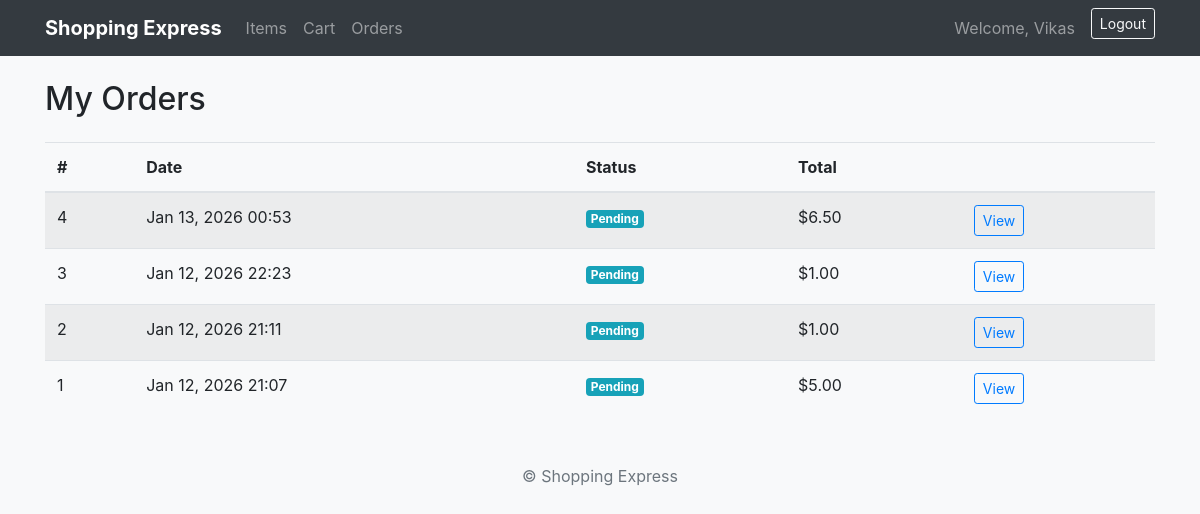
Before: /order/ (signed in) with the older database file.
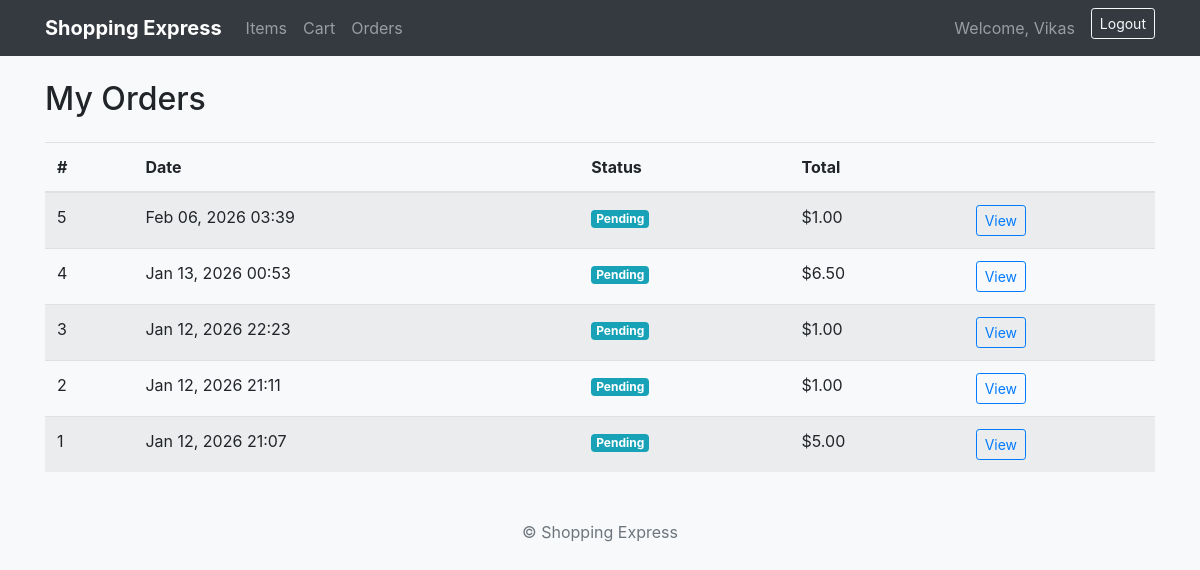
After: the same page with the newer database file.
### orders/models.py (models this page shows, shortened)
class Order(models.Model):
    user = models.ForeignKey(User, on_delete=models.CASCADE)
    created_at = models.DateTimeField(auto_now_add=True)
    total = models.DecimalField(max_digits=10, decimal_places=2)
    status = models.CharField(
        max_length=20,
        choices=[
            ("pending", "Pending"),
            ("completed", "Completed"),
            ("cancelled", "Cancelled"),
        ],
        default="pending",
    )

### orders/views.py (the view)
# urls.py: path("",views.order_list,name="order-list"),
@login_required
def order_list(request):
    orders = Order.objects.filter(user=request.user).order_by("-created_at")
    return render(request, "orders/order_list.html", {"orders": orders})

### orders/templates/orders/order_list.html
{% extends "items/base.html" %}
{% block content %}
<h2 class="mb-4">My Orders</h2>
{% if orders %}
<table class="table table-striped">
  <thead>
    <tr>
      <th>#</th>
      <th>Date</th>
      <th>Status</th>
      <th>Total</th>
      <th></th>
    </tr>
  </thead>
  <tbody>
    {% for order in orders %}
    <tr>
      <td>{{ order.id }}</td>
      <td>{{ order.created_at|date:"M d, Y H:i" }}</td>
      <td>
        <span class="badge badge-info">
          {{ order.status|capfirst }}
        </span>
      </td>
      <td>${{ order.total }}</td>
      <td>
        <a
          href="{% url 'orders:detail' order.id %}"
          class="btn btn-sm btn-outline-primary"
        >
          View
        </a>
      </td>
    </tr>
    {% endfor %}
  </tbody>
</table>
{% else %}
<div class="alert alert-secondary">
  You have not placed any orders yet.
</div>
{% endif %}
{% endblock %}

Changed rows visible on the page:
added Order: id "5", created_at "Feb 06, 2026 03:39", status "Pending", total "1.00"
